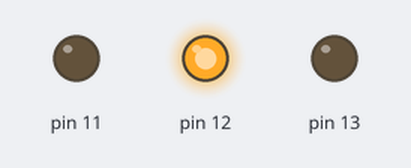
Bench run of a sketch on a simulated Arduino Uno, built with avr-gcc and run on an emulated ATmega328P. On the bench: output pins drawn as LEDs (lit = HIGH).

Above: at 2.5 s.
At 6.0 s:
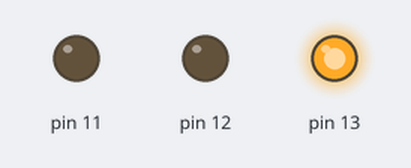
At 9.5 s:
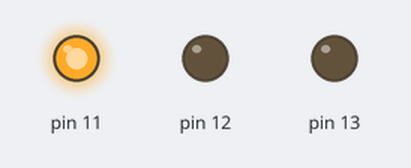
Timing chart, 0 to 15.6 s (numbered marks = the images above):
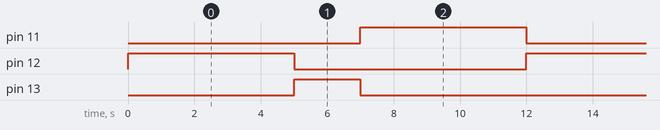

The sketch:

sinaleiro.ino
```cpp
void setup() {
  pinMode(13, OUTPUT);
  pinMode(12, OUTPUT);
  pinMode(11, OUTPUT);
}
//verde 12
//amarelo 13
//vermelho  11
void loop() {
  digitalWrite(12, HIGH);
  delay(5000);
  digitalWrite(12, LOW);

  digitalWrite(13, HIGH);
  delay(2000);
  digitalWrite(13, LOW);

  digitalWrite(11, HIGH);
  delay(5000);
  digitalWrite(11, LOW);
}
```

Measured:
- by itself, pin 11, pin 12: alternates HIGH for 5.0 s and LOW for 7.0 s
- by itself, pin 13: alternates HIGH for 2.0 s and LOW for 10.0 s
- by itself, everything shown: repeats every 12.0 s, in 4 steps
